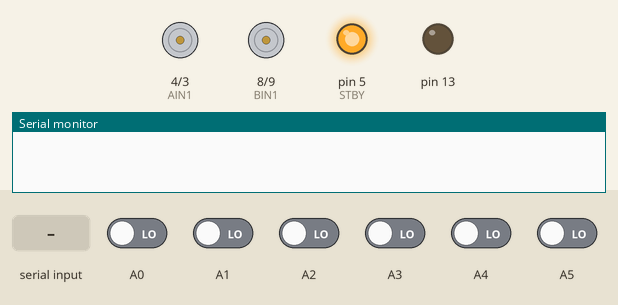
Simulated run of this sketch. Board: Arduino Nano, built with avr-gcc and run on an emulated ATmega328P. On the bench: motor-driver pin pairs drawn as motors (green arrow = first pin HIGH = forward, orange = second pin HIGH = backward, longer = more drive, scaled by the enable pin, stopped while the standby pin is LOW), output pins drawn as LEDs (lit = HIGH), the last lines printed to the serial monitor. Inputs (shaded band) come from the test bench; at power-on: A0–5 LOW.

Above: at 11.2 s.
11.3 s: "On" received over the second serial link
At 13.4 s:
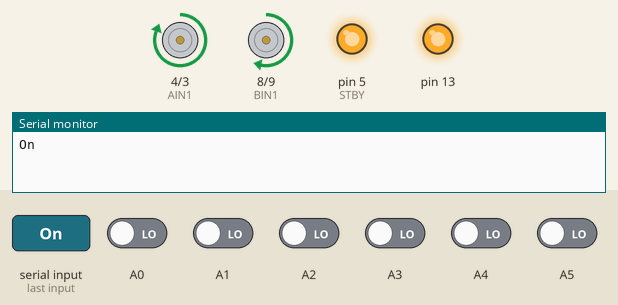
13.8 s: A2 driven HIGH
At 15.0 s:
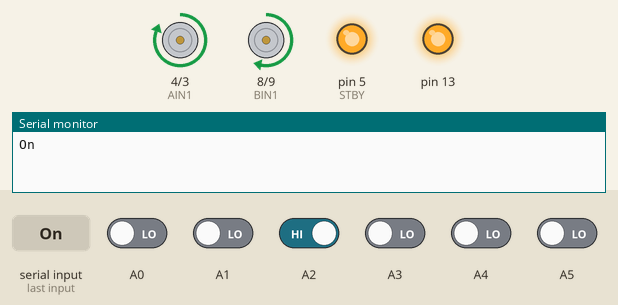
15.3 s: "Off" received over the second serial link
At 17.7 s:
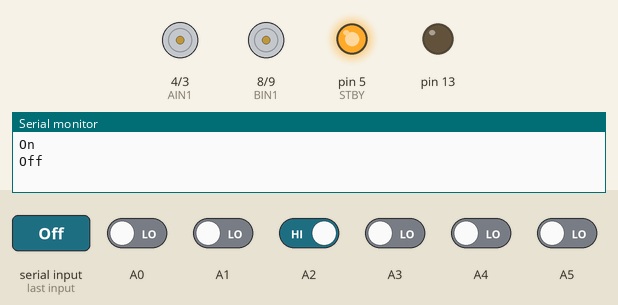
Timing chart, 0 to 19.2 s (numbered marks = the images above; inputs shaded):
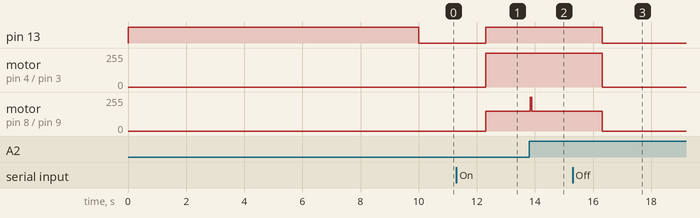

Measured:
- after the input at 11.3 s, pin 13: LOW → HIGH after 1.0 s; motor on pin 4 (AIN1) / pin 3 (AIN2): stopped → forward 255/255 after 1.0 s; motor on pin 8 (BIN1) / pin 9 (BIN2): stopped → forward 150/255 after 1.0 s
- after the input at 13.8 s, motor on pin 8 (BIN1) / pin 9 (BIN2): forward 150/255 → forward 255/255 at once, → forward 150/255 0.05 s later
- after the input at 15.3 s, pin 13: HIGH → LOW after 1.0 s; motor on pin 4 (AIN1) / pin 3 (AIN2): forward 255/255 → stopped after 1.0 s; motor on pin 8 (BIN1) / pin 9 (BIN2): forward 150/255 → stopped after 1.0 s

The sketch:

TestePID3.ino
```cpp
#include <QTRSensors.h>
#include <SoftwareSerial.h>

// Pinos para o módulo Bluetooth
SoftwareSerial BTSerial(6, 7); // RX, TX

// Pinos para os motores
#define AIN1 4
#define AIN2 3
#define PWMA 2

#define STBY 5

#define BIN1 8
#define BIN2 9
#define PWMB 11

QTRSensors qtr;
const uint8_t SensorCount = 8;
uint16_t sensorValues[SensorCount];

int lastError = 0;
boolean onoff = 0;
int val, cnt = 0, v[3];

const uint16_t threshold = 500;
const int maxspeeda = 255;
const int maxspeedb = 255;
const int basespeeda = 165;
const int basespeedb = 165;
const int minspeeda = 150;
const int minspeedb = 150;

float Kp = 0.3; // Ganho proporcional
float Ki = 0.0; // Ganho integral
float Kd = 0.6; // Ganho derivativo
uint8_t multiP = 1;
uint8_t multiI = 1;
uint8_t multiD = 1;

int P;
int I;
int D;
float Pvalue;
float Ivalue;
float Dvalue;

void setup() {
  pinMode(13, OUTPUT);
  Serial.begin(9600);
  BTSerial.begin(9600);

  qtr.setTypeRC();
  qtr.setSensorPins((const uint8_t[]){A0, A1, A2, A3, A4, A5, A6, A7}, SensorCount);
  qtr.setEmitterPin(7);

  pinMode(STBY, OUTPUT);
  pinMode(AIN1, OUTPUT);
  pinMode(AIN2, OUTPUT);
  pinMode(PWMA, OUTPUT);
  pinMode(BIN1, OUTPUT);
  pinMode(BIN2, OUTPUT);
  pinMode(PWMB, OUTPUT);

  digitalWrite(STBY, HIGH);
  calibration();

  forward_brake(0, 0);
}

void calibration() {
  digitalWrite(13, HIGH);
  for (uint16_t i = 0; i < 400; i++) {
    qtr.calibrate();
  }
  digitalWrite(13, LOW);
}

void loop() {
  if (BTSerial.available()) {
    String bluetoothData = BTSerial.readString();
    Serial.println(bluetoothData);

    if (bluetoothData.indexOf("On") >= 0) {
      onoff = 1;
      digitalWrite(13, HIGH);
    } else if (bluetoothData.indexOf("Off") >= 0) {
      onoff = 0;
      digitalWrite(13, LOW);
      stop();
    }
  }

  if (onoff == 1) {
    robot_control();
  } else {
    stop();
  }

  delay(50); // Pequeno atraso para estabilidade
}

void robot_control() {
  uint16_t position = qtr.readLineBlack(sensorValues);
  int error = 3500 - position;

  PID(error);
}

void PID(int error) {
  int P = error;
  int I = I + error;
  int D = error - lastError;
  lastError = error;

  Pvalue = Kp * P;
  Ivalue = Ki * I;
  Dvalue = Kd * D;

  float motorspeed = Pvalue + Ivalue + Dvalue;

  int motorspeeda = basespeeda + motorspeed;
  int motorspeedb = basespeedb - motorspeed;

  motorspeeda = constrain(motorspeeda, minspeeda, maxspeeda);
  motorspeedb = constrain(motorspeedb, minspeedb, maxspeedb);

  speedcontrol(motorspeeda, motorspeedb);
}

void speedcontrol(int mota, int motb) {
  if (mota >= 0 && motb >= 0) {
    forward_brake(mota, motb);
  } else if (mota < 0 && motb >= 0) {
    mota = -mota;
    right_brake(mota, motb);
  } else if (mota >= 0 && motb < 0) {
    motb = -motb;
    left_brake(mota, motb);
  }
}

void forward_brake(int posa, int posb) {
  digitalWrite(AIN1, HIGH);
  digitalWrite(AIN2, LOW);
  analogWrite(PWMA, posa);

  digitalWrite(BIN1, HIGH);
  digitalWrite(BIN2, LOW);
  analogWrite(PWMB, posb);
}

void left_brake(int posa, int posb) {
  digitalWrite(AIN1, LOW);
  digitalWrite(AIN2, HIGH);
  analogWrite(PWMA, posa);

  digitalWrite(BIN1, LOW);
  digitalWrite(BIN2, HIGH);
  analogWrite(PWMB, posb);
}

void right_brake(int posa, int posb) {
  digitalWrite(AIN1, HIGH);
  digitalWrite(AIN2, LOW);
  analogWrite(PWMA, posa);

  digitalWrite(BIN1, HIGH);
  digitalWrite(BIN2, LOW);
  analogWrite(PWMB, posb);
}

void stop() {
  forward_brake(0, 0);
}
```
